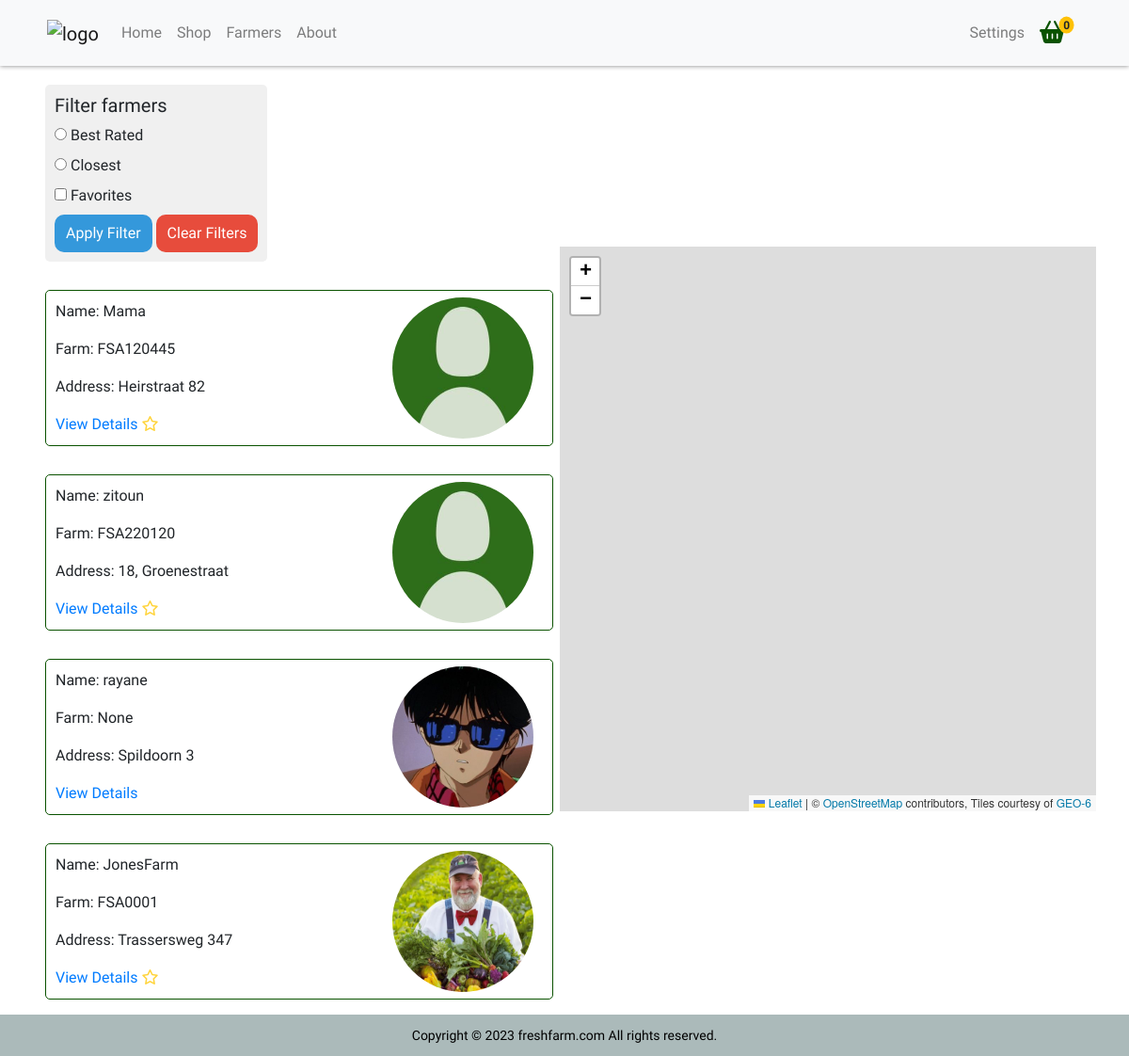
The app's page /accounts/farmers/ (signed in) with its own data.
### accounts/models.py (models this page shows, shortened)
class User(auth.models.AbstractUser):
    username = models.CharField(max_length=50, unique=True)
    is_farmer = models.BooleanField(default=False)
    farm_nr = models.CharField(max_length=200, null=True)
    address = models.CharField(max_length=300, null=True)
    city = models.CharField(max_length=200, null=True)
    state = models.CharField(max_length=50, null=True)
    zip_code = models.CharField(max_length=20, null=True)
    country = CountryField(null=True)
    phone_number = PhoneNumberField(blank=True, null=True)
    latitude = models.FloatField(blank=True, null=True)
    longitude = models.FloatField(blank=True, null=True)
    profile_pic = models.ImageField(upload_to="pfp/", blank=True, null=True, default="pfp/default.jpg")
    avg_rating = models.DecimalField(max_digits=2, decimal_places=1, default=0)
    bio = models.TextField(blank=True)
    class Meta:
        verbose_name = "Farmer"

### accounts/views.py (the view, shortened to what this page needs)
# urls.py: path("farmers/", views.FarmerList.as_view(), name="user_list"),
class FarmerList(LoginRequiredMixin, ListBreadcrumbMixin, ListView):
    model = User
    template_name = "accounts/farmers_list.html"
    context_object_name = "farmers"
    login_url="accounts:login"
    def get_queryset(self):
        closest_farmers = self.request.GET.get("closest_farmers")
        best_farmers = self.request.GET.get("best_farmers")
        fav_farmers = self.request.GET.get("fav_farmers")
        farmers = User.objects.filter(is_farmer=True)
        if closest_farmers:
            return self.get_closest_farmers()
        elif best_farmers:
            return self.get_best_farmers()
        elif fav_farmers:
            return self.get_fav_farmers()
        else:
            return farmers

### accounts/templates/accounts/farmers_list.html (shortened to what this page needs)
{% extends "base.html" %}
{% load bootstrap4 %}
{% load static %}
{% block content %}
<div class="container farmer_list">
    <h1>Farmers</h1>
    <div class="filter-options">
        <h5>Filter farmers</h5>
        <form method="get">
            <label>
                <input type="radio" name="filter" value="best" {% if request.GET.filter == 'best' %}checked{% endif %}>
                Best Rated
            </label>
            <label>
                <input type="radio" name="filter" value="closest" {% if request.GET.filter == 'closest' %}checked{% endif %}>
                Closest
            </label>
            <label><input type="checkbox" name="fav_farmers"id="fav" data-id={{ user.pk }} data-url={% url "accounts:user_list" %}> Favorites </label>
            <div class="filter-buttons">
                <button type="submit" class="apply-button">Apply Filter</button>
                <button type="button" id="clear-filters" class="clear-button">Clear Filters</button>
            </div>
        </form>
    </div>
    <div class="row">
        <div class="col-md-6 order-md-1 order-2">
            {% if farmers %}
            <ul>
                {% for farmer in farmers %}
                <li>
                    <div class="user-info" data-user-id={{ user.pk }} data-id={{ farmer.pk }} data-latitude={{ farmer.latitude }} data-longitude={{ farmer.longitude }} data-username={{ farmer.username }}>
                        <img src="{{ farmer.profile_pic.url }}" alt="{{ farmer.username }} Profile Picture">
                        <p>Name: {{ farmer.username }}</p>
                        <p>Farm: {{ farmer.farm_nr }}</p>
                        <p>Address: {{ farmer.address }} </p>
                        <a href="{% url "accounts:user_detail" pk=farmer.pk %}">View Details</a>
                        {% if farmer != user and user.is_authenticated %}
                        <button class="fav-button" data-farmer-id={{ farmer.pk }} data-auth={{ user.is_authenticated }}>
                            <i class="fa-regular fa-star" style="color: #ffd43b;"></i>
                        </button>
                        {% endif %}
                    </div>
                </li>
                {% endfor %}
            </ul>
            {% else %}
                <p>No farmers available yet...</p>
            {% endif %}
        </div>
        <div class="col-md-6 order-md-2 order-1" id="map-container">
            <div id="map"></div>
        </div>
    </div>
</div>
{% endblock %}

### static/farmfresh/css/master.css (style rules this page uses)
body { font-family: 'Lexend', sans-serif; }
.fav-button { background: transparent; margin: 0; padding: 0; border: none; }
#map { height: 400px; }

### accounts/templates/accounts/farmers_list.html (style rules this page uses)
ul { list-style: none; padding: 0; }
.farmer_list { position: relative; margin-left: 300px; }
.user-info { border: 1px solid #0a5200; padding: 10px; border-radius: 5px; margin-top: 30px; position: relative; }
h1 { margin-top: -50px; }
.user-info img { width: 150px; height: 150px; border-radius: 50%; position: absolute; top: 50%; transform: translateY(-50%); right: 20px; }
#map-container { position: fixed; top: 150px; right: 20px; z-index: 1; }
#map { height: 600px; width: 100%; max-width: 650px; margin-top: 112px; margin-bottom: 50px; border: #ddd; }
@media (min-width: 1200px) { #map-container { position: fixed; top: 150px; right: 20px; } }
@media (min-width: 1200px) { .farmer_list { margin-left: 33px; } }
@media (min-width: 1200px) { #map { width: 100%; max-width: none; max-height: none; } }
.filter-options { margin-top: 20px; background-color: #f0f0f0; padding: 10px; border-radius: 5px; width:fit-content; }
.filter-options form { display: flex; flex-direction: column; }
.clear-button { background-color: #e74c3c; border-radius: 10px; color: #fff; border: none; padding: 8px 12px; cursor: pointer; }
.apply-button { background-color: #3498db; border-radius: 10px; color: #fff; border: none; padding: 8px 12px; cursor: pointer; }

### records on screen
User: profile_pic (placeholder picture), username "Mama", farm_nr "FSA120445", address "Heirstraat 82"
User: profile_pic (placeholder picture), username "zitoun", farm_nr "FSA220120", address "18, Groenestraat"
User: profile_pic (picture), username "rayane", farm_nr "None", address "Spildoorn 3"
User: profile_pic (picture), username "JonesFarm", farm_nr "FSA0001", address "Trassersweg 347"
